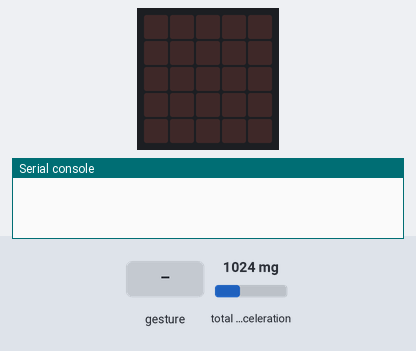
This program was run on a simulated BBC micro:bit running MicroPython. Parts: the board's 5×5 LED display, the last lines printed to the serial console. The inputs (shaded band) are chosen by the test bench; at power-on: total acceleration 1024 mg. A tilt is held for 1.5 s and a shake lasts 1 s, then the board lies face up again.

Above: at 1.2 s.
1.3 s: gesture 'shake'
At 1.69 s:
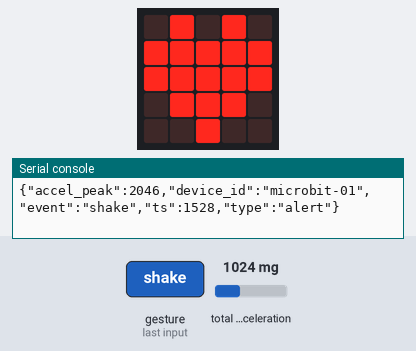
Timing chart, 0 to 4.3 s (numbered marks = the images above; inputs shaded):
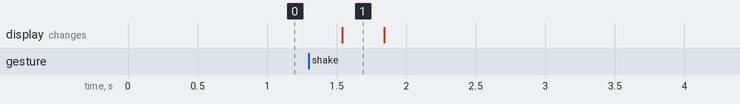

Measured:
- after the input at 1.3 s, the display: changes after 0.24 s (image 1)

The program:

P7_shake.py
```python
# P7: Prove shake detection + alert frame.
# Flash this. Open a serial terminal (115200 baud).
# 1. LED dark (idle).
# 2. Shake the micro:bit vigorously.
# 3. Serial shows: {"type":"alert","device_id":"microbit-01","event":"shake","accel_peak":...,"ts":...}
# 4. LED flashes heart briefly on each alert.
# Proves: accelerometer.was_gesture("shake"), get_strength(), alert frame shape.
from microbit import *

DEVICE_ID = "microbit-01"

HEART = Image(5, 5, bytearray([
    0,9,0,9,0,
    9,9,9,9,9,
    9,9,9,9,9,
    0,9,9,9,0,
    0,0,9,0,0,
]))

def dumps(obj):
    if isinstance(obj, dict):
        items = []
        for k in sorted(obj.keys()):
            items.append(dumps(k) + ":" + dumps(obj[k]))
        return "{" + ",".join(items) + "}"
    if isinstance(obj, str):
        s = obj.replace("\\", "\\\\").replace('"', '\\"')
        return '"' + s + '"'
    if isinstance(obj, bool):
        return "true" if obj else "false"
    if obj is None:
        return "null"
    if isinstance(obj, (int, float)):
        return str(obj)
    return "null"

uart.init(baudrate=115200)
display.clear()

while True:
    if accelerometer.was_gesture("shake"):
        display.show(HEART, wait=False)
        uart.write(dumps({
            "type": "alert",
            "device_id": DEVICE_ID,
            "event": "shake",
            "accel_peak": accelerometer.get_strength(),
            "ts": running_time(),
        }) + "\n")
        sleep(300)
        display.clear()

    sleep(80)
```
